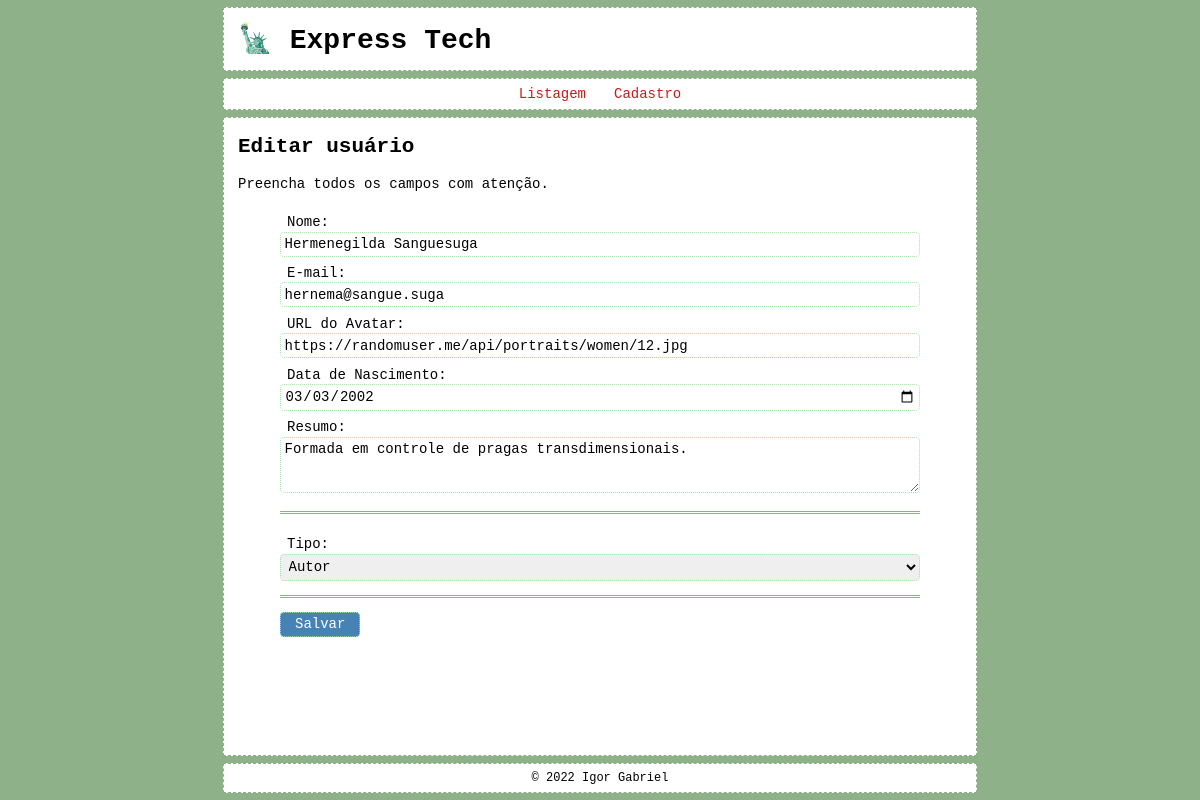
Screenshot of /?p=edit&u=4 with the database file from the repository.
### tables this page shows
CREATE TABLE users (
    id INT PRIMARY KEY NOT NULL AUTO_INCREMENT,
    date TIMESTAMP NOT NULL DEFAULT CURRENT_TIMESTAMP,
    name VARCHAR(255) NOT NULL,
    email VARCHAR(255) NOT NULL,
    password VARCHAR(255) NOT NULL,
    birth DATE NOT NULL,
    avatar VARCHAR(255) NOT NULL,
    bio TEXT,
    type ENUM('user', 'author', 'moderator', 'admin') DEFAULT 'user',
    status ENUM('active', 'inactive', 'deleted') DEFAULT 'active'
);

### page/_form.php (the view, shortened to what this page needs)
<?php
$options = array(
    'user'      => 'Usuário',
    'author'    => 'Autor',
    'moderator' => 'Moderador',
    'admin'     => 'Administrador'
);
$type_options = "\n";
foreach ($options as $key => $value) :
    if ($key == trim(strtolower($user_form['type'])))
        $type_options .= "<option value=\"{$key}\" selected>{$value}</option>\n";
    else
        $type_options .= "<option value=\"{$key}\">{$value}</option>\n";
endforeach;
$form_password = '';
$form = <<<HTML
<form action="{$user_form['action']}" method="post" class="user-form">
    <p>
        <label for="name">Nome:</label>
        <input type="text" name="name" id="name" value="{$user_form['name']}">
    </p>
    <p>
        <label for="email">E-mail:</label>
        <input type="email" name="email" id="email" value="{$user_form['email']}">
    </p>
    <p>
        <label for="avatar">URL do Avatar:</label>
        <input type="url" name="avatar" id="avatar" value="{$user_form['avatar']}">
    </p>
    <p>
        <label for="birth">Data de Nascimento:</label>
        <input type="date" name="birth" id="birth" value="{$user_form['birth']}">
    </p>
    <p>
        <label for="bio">Resumo:</label>
        <textarea name="bio" id="bio">{$user_form['bio']}</textarea>
    </p>
    {$form_password}
    <div class="separator"></div>
    <p>
        <label for="type">Tipo:</label>
        <select name="type" id="type">
            {$type_options}
        </select>
    </p>
    <div class="separator"></div>
    <p>
        <button type="submit">Salvar</button>
    </p>
</form>
HTML;

### css/style.css (style rules this page uses)
* { box-sizing: border-box; outline: none; }
html, body { position: relative; width: 100%; height: 100%; margin: 0; padding: 0; font-size: 14px; font-family: monospace; background: rgb(143, 177, 137); }
body { background: rgb(143, 177, 137); }
.separator { margin: 1rem 0; border-top: 3px double rgb(143, 177, 137);; }

### css/form.css (style rules this page uses)
.user-form { display: block; width: 100%; margin: auto; max-width: 640px; }
.user-form p { margin: 0; }
.user-form label { display: block; padding: .6rem 0 .1rem .5rem; }
.user-form input, .user-form textarea, .user-form select, .user-form button { font-family: inherit; font-size: inherit; padding: .25rem; border: 1px dotted rgb(160, 226, 163); border-radius: .3rem; }
.user-form input, .user-form textarea, .user-form select { width: 100%; }
.user-form textarea { height: 4rem; resize: vertical; }
.user-form p:last-child { padding-bottom: 1rem; }
.user-form button { padding-left: 1rem; padding-right: 1rem; background: steelblue; color: white; cursor: pointer; }

### rows the page displays
users: name "Hermenegilda Sanguesuga", email "hernema@sangue.suga", avatar "https://randomuser.me/api/portraits/women/12.jpg", birth "03/03/2002", bio "Formada em controle de pragas transdimensionais.", type "Autor"
